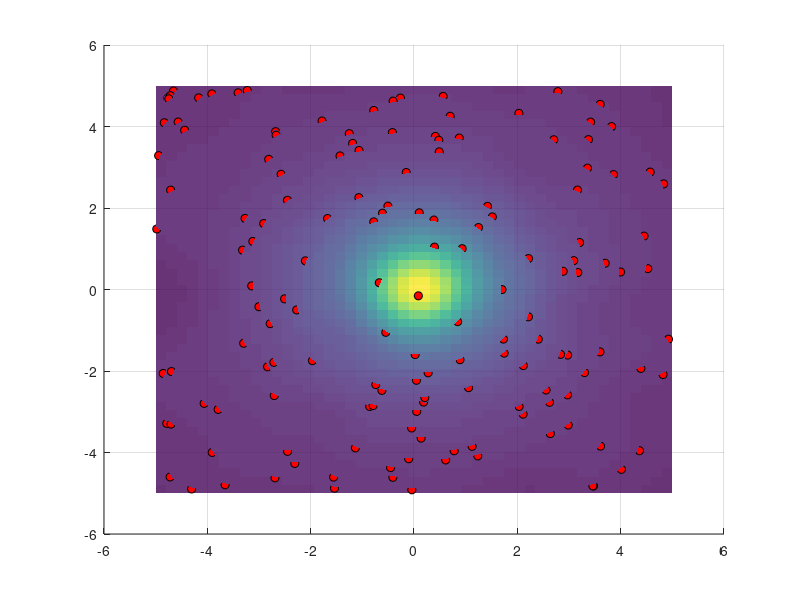

Reproduce this figure in MATLAB. (Note: this script raises an error after producing the figure.)
%% Experimentamos con el parametro de la gaussiana 
rng(1);
% Generamos valores aleatorios en el intervalo [-1,1]
X_datos=-5+10.*rand([150,1]);
Y_datos=-5+10.*rand([150,1]);
f=@(x,y)1./(1+x.^2+y.^2);
Z_datos=f(X_datos,Y_datos);

% Especificamos el valor de epsilon y la funcion de base
% radial que vamos a utilizar
epsilon=1; 
rbf=@(r)exp(-(epsilon*r).^2); % Función Gaussiana

% Calculamos la matriz de distancias
r=sqrt((X_datos-X_datos').^2+(Y_datos-Y_datos').^2);

% Obtenemos la matriz de interpolacion y la solucion del sistema
A=rbf(r);
lambda=A\Z_datos;

% Creamos una malla 50x50
x_eval=linspace(-5,5,50);
y_eval=linspace(-5,5,50);
[X_malla,Y_malla]=meshgrid(x_eval,y_eval);
Z_exacta=f(X_malla,Y_malla);

% Numero de condicion
cond_A_gaussiana_1=cond(A);

% Aplicamos el interpolante visto en teoria
r_eval=sqrt((X_malla(:)-X_datos').^2+(Y_malla(:)-Y_datos').^2);
Z_interp=rbf(r_eval)*lambda;
Z_interp=reshape(Z_interp,size(X_malla));
error_gaussiana_1=Z_exacta-Z_interp;   
ecm_gaussiana_1=sqrt(mean(error_gaussiana_1(:).^2));
emax_gaussiana_1=max(abs(error_gaussiana_1(:)));

% Generamos la grafica marcando los nodos que queremos interpolar en rojo
% para comprobar que la superficie interpola a los nodos
figure('Name','Interpolacion rbf(gaussiana) epsilon=15');
hold on;
grid on;
surf(X_malla,Y_malla,Z_interp,'EdgeColor','none','FaceAlpha',0.8);
scatter3(X_datos,Y_datos,Z_datos,'MarkerEdgeColor','k','MarkerFaceColor','red');
colormap(parula); 
view(45,30);
%% Experimentamos con el parametro de la gaussiana 
rng(1);
% Generamos valores aleatorios en el intervalo [-1,1]
X_datos=-5+10.*rand([150,1]);
Y_datos=-5+10.*rand([150,1]);
f=@(x,y)1./(1+x.^2+y.^2);
Z_datos=f(X_datos,Y_datos);

% Especificamos el valor de epsilon y la funcion de base
% radial que vamos a utilizar
epsilon=15; 
rbf=@(r)exp(-(epsilon*r).^2); % Función Gaussiana

% Calculamos la matriz de distancias
r=sqrt((X_datos-X_datos').^2+(Y_datos-Y_datos').^2);

% Obtenemos la matriz de interpolacion y la solucion del sistema
A=rbf(r);
lambda=A\Z_datos;

% Creamos una malla 50x50
x_eval=linspace(-5,5,50);
y_eval=linspace(-5,5,50);
[X_malla,Y_malla]=meshgrid(x_eval,y_eval);
Z_exacta=f(X_malla,Y_malla);

% Numero de condicion
cond_A_gaussiana_1=cond(A);

% Aplicamos el interpolante visto en teoria
r_eval=sqrt((X_malla(:)-X_datos').^2+(Y_malla(:)-Y_datos').^2);
Z_interp=rbf(r_eval)*lambda;
Z_interp=reshape(Z_interp,size(X_malla));
error_gaussiana_1=Z_exacta-Z_interp;   
ecm_gaussiana_1=sqrt(mean(error_gaussiana_1(:).^2));
emax_gaussiana_1=max(abs(error_gaussiana_1(:)));

% Generamos la grafica marcando los nodos que queremos interpolar en rojo
% para comprobar que la superficie interpola a los nodos
figure('Name','Interpolacion rbf(gaussiana) epsilon=15');
hold on;
grid on;
surf(X_malla,Y_malla,Z_interp,'EdgeColor','none','FaceAlpha',0.8);
scatter3(X_datos,Y_datos,Z_datos,'MarkerEdgeColor','k','MarkerFaceColor','red');
colormap(parula); 
view(45,30);
%% Experimentamos con el parametro de la multicuadrica
rng(1);
X_datos=-5+10.*rand([150,1]);
Y_datos=-5+10.*rand([150,1]);
f=@(x,y)1./(1+x.^2+y.^2);
Z_datos=f(X_datos,Y_datos);

epsilon=15; 
rbf=@(r)sqrt(r.^2+epsilon^2); % Función multicuádrica

r=sqrt((X_datos-X_datos').^2+(Y_datos-Y_datos').^2);
A=rbf(r);
lambda=A\Z_datos;

x_eval=linspace(-5,5,50);
y_eval=linspace(-5,5,50);

[X_malla,Y_malla]=meshgrid(x_eval,y_eval);
Z_exacta=f(X_malla,Y_malla);

cond_A_multicuadrica_1=cond(A);

r_eval=sqrt((X_malla(:)-X_datos').^2+(Y_malla(:)-Y_datos').^2);
Z_interp=rbf(r_eval)*lambda;
Z_interp=reshape(Z_interp,size(X_malla));
error_multicuadrica_1=Z_exacta-Z_interp;   
ecm_multicuadrica_1=sqrt(mean(error_multicuadrica_1(:).^2));
emax_multicuadrica_1=max(abs(error_multicuadrica_1(:)));

figure('Name','Interpolacion rbf(multicuadrica) epsilon=1');
hold on;
grid on;
surf(X_malla,Y_malla,Z_interp,'EdgeColor','none','FaceAlpha',0.8);
scatter3(X_datos,Y_datos,Z_datos,'MarkerEdgeColor','k','MarkerFaceColor','red');
colormap(parula);
view(45,30);
